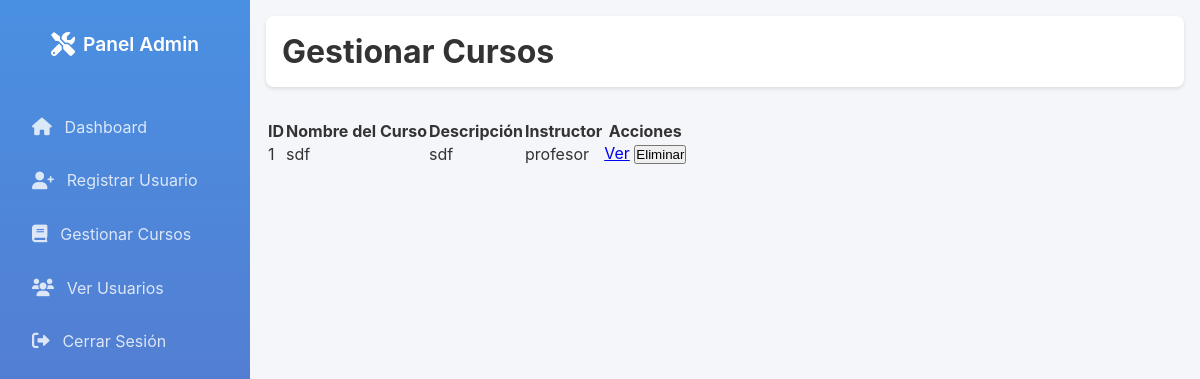
The app's page /admin/manage_courses (signed in), older data.
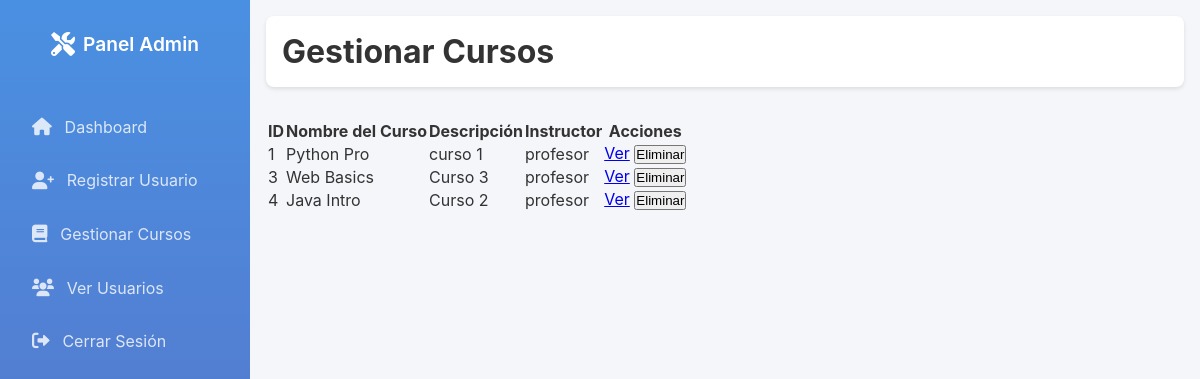
The same page, newer data.
### models.py (models this page shows, shortened)
class Course(db.Model):
    __tablename__ = 'courses'
    id = db.Column(db.Integer, primary_key=True)
    name = db.Column(db.String(200), nullable=False)
    description = db.Column(db.String(500), nullable=False)
    instructor_id = db.Column(db.Integer, db.ForeignKey('users.id'), nullable=False)
    modules = db.relationship('Module', back_populates='course', lazy=True, cascade='all, delete-orphan')
    enrollments = db.relationship(
        'CourseEnrollment', back_populates='course', lazy=True, cascade='all, delete-orphan'
    )

class User(UserMixin, db.Model):
    __tablename__ = 'users'
    id = db.Column(db.Integer, primary_key=True)
    username = db.Column(db.String(150), unique=True, nullable=False)
    email = db.Column(db.String(150), unique=True, nullable=False)
    password = db.Column(db.String(150), nullable=False)
    role_id = db.Column(db.Integer, db.ForeignKey('roles.id'), nullable=False)
    role = db.relationship('Role')
    courses = db.relationship('Course', backref='instructor', cascade='all, delete-orphan')  # Cursos que enseña
    enrollments = db.relationship('CourseEnrollment', backref='student', cascade='all, delete-orphan')  # Inscripciones
    responses = db.relationship('StudentResponse', backref='student', cascade='all, delete-orphan')  # Respuestas

### app.py (the view)
@app.route('/admin/manage_courses', methods=['GET', 'POST'])
@login_required
@role_required('admin')
def manage_courses():
    courses = Course.query.all()  # Obtén todos los cursos
    return render_template('admin/manage_courses.html', courses=courses)

### app.py (called while the page is built)
@login_manager.user_loader
def load_user(user_id):
    return User.query.get(int(user_id))

def role_required(role):
    def decorator(f):
        @wraps(f)
        def decorated_function(*args, **kwargs):
            if not current_user.is_authenticated or current_user.role.name != role:
                abort(403)
            return f(*args, **kwargs)
        return decorated_function
    return decorator

### app/templates/admin/manage_courses.html (shortened to what this page needs)
<!DOCTYPE html>
<html lang="es">
<head>
    <link rel="stylesheet" href="https://cdnjs.cloudflare.com/ajax/libs/font-awesome/6.0.0/css/all.min.css">
    <link rel="stylesheet" href="{{ url_for('static', filename='css/admin_dashboard.css') }}">
</head>
<body>
    <div class="admin-container">
        {% include 'admin/sidebar.html' %}
        <main class="main-content">
            <header class="top-bar">
                <h1>Gestionar Cursos</h1>
            </header>
            <table class="courses-table">
                <thead>
                    <tr>
                        <th>ID</th>
                        <th>Nombre del Curso</th>
                        <th>Descripción</th>
                        <th>Instructor</th>
                        <th>Acciones</th>
                    </tr>
                </thead>
                <tbody>
                    {% for course in courses %}
                    <tr>
                        <td>{{ course.id }}</td>
                        <td>{{ course.name }}</td>
                        <td>{{ course.description }}</td>
                        <td>{{ course.instructor.username }}</td>
                        <td>
                            <a href="{{ url_for('view_course', course_id=course.id) }}" class="btn btn-info">Ver</a>
                            <form method="POST" action="{{ url_for('delete_course', course_id=course.id) }}" style="display:inline;">
                                <button type="submit" class="btn btn-danger">Eliminar</button>
                            </form>
                        </td>
                    </tr>
                    {% endfor %}
                </tbody>
            </table>
        </main>
    </div>
</body>
</html>

Row changes from the older to the newer data that the page shows:
changed Course id 1: name "sdf" → "Python Pro"; description "sdf" → "curso 1"
added Course: id "3", name "Web Basics", description "Curso 3", instructor.username "profesor"
added Course: id "4", name "Java Intro", description "Curso 2", instructor.username "profesor"
